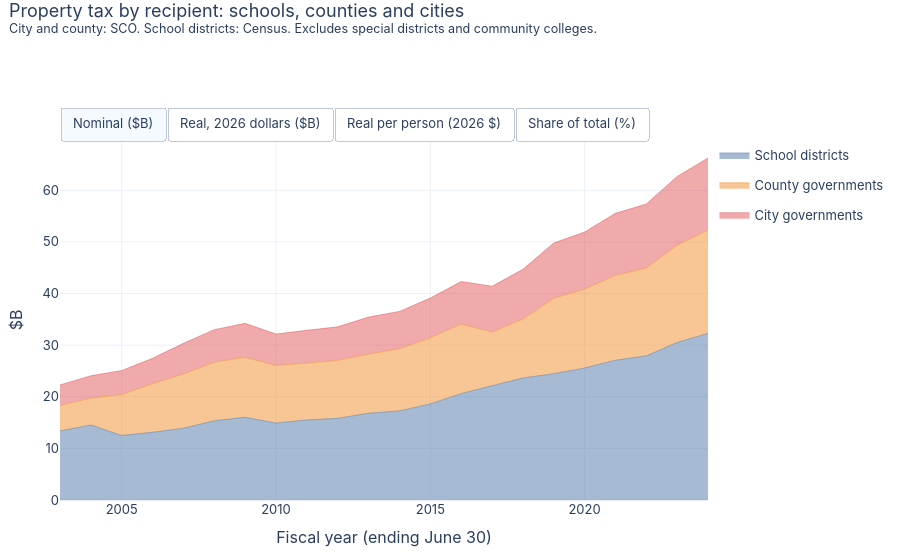

The notebook cell this image was saved under:
### Markdown cell above
## Property tax by recipient
Property tax collected by each kind of local government, 2003 on. The school-district series is from the Census (see the school page); city and county are SCO. Special districts (fire, water, parks) and community colleges also get property tax but are not separable in the data used here, so the total is understated. 'Property tax in lieu of VLF' is excluded.

### Code cell
sch = pd.read_csv(PROCESSED / "school_finance.csv")
pt = pd.concat([
    lt[lt.tax_type == "Property tax"].assign(recipient=lambda x: x.govt + " governments")[["fy", "recipient", "amount_k"]],
    sch[(sch.kind == "revenue") & (sch.group == "Local property tax")].assign(recipient="School districts")[["fy", "recipient", "amount_k"]],
])
pt = add_views(pt[pt.fy >= 2003])
stacked_area_toggle(pt, "recipient", "Property tax by recipient: schools, counties and cities",
                    "City and county: SCO. School districts: Census. Excludes special districts and community colleges.",
                    order=["School districts", "County governments", "City governments"]).show()

### Figure 1 — Plotly figure (JSON) as saved in the notebook; plotly's stock layout.template omitted (floating-point values rounded to 4 significant figures)
{"data": [{"hovertemplate": "%{y:,.1f}", "legendgroup": "School districts", "line": {"color": "#4e79a7", "width": 0.5}, "mode": "lines", "name": "School districts", "showlegend": true, "stackgroup": "one", "type": "scatter", "visible": true, "x": [2003, 2004, 2005, 2006, 2007, 2008, 2009, 2010, 2011, 2012, 2013, 2014, 2015, 2016, 2017, 2018, 2019, 2020, 2021, 2022, 2023, 2024], "y": [13.38, 14.53, 12.5, 13.12, 13.9, 15.34, 16.04, 14.9, 15.52, 15.83, 16.81, 17.26, 18.61, 20.61, 22.14, 23.64, 24.47, 25.57, 27.07, 27.93, 30.52, 32.28]}, {"hovertemplate": "%{y:,.1f}", "legendgroup": "County governments", "line": {"color": "#f28e2b", "width": 0.5}, "mode": "lines", "name": "County governments", "showlegend": true, "stackgroup": "one", "type": "scatter", "visible": true, "x": [2003, 2004, 2005, 2006, 2007, 2008, 2009, 2010, 2011, 2012, 2013, 2014, 2015, 2016, 2017, 2018, 2019, 2020, 2021, 2022, 2023, 2024], "y": [4.909, 5.229, 7.956, 9.426, 10.53, 11.37, 11.61, 11.17, 11.01, 11.24, 11.48, 12.04, 12.82, 13.5, 10.4, 11.41, 14.62, 15.3, 16.46, 17.04, 18.84, 20.03]}, {"hovertemplate": "%{y:,.1f}", "legendgroup": "City governments", "line": {"color": "#e15759", "width": 0.5}, "mode": "lines", "name": "City governments", "showlegend": true, "stackgroup": "one", "type": "scatter", "visible": true, "x": [2003, 2004, 2005, 2006, 2007, 2008, 2009, 2010, 2011, 2012, 2013, 2014, 2015, 2016, 2017, 2018, 2019, 2020, 2021, 2022, 2023, 2024], "y": [4.017, 4.296, 4.618, 4.902, 5.92, 6.288, 6.576, 6.071, 6.352, 6.48, 7.149, 7.245, 7.69, 8.216, 8.874, 9.631, 10.7, 11.04, 12.0, 12.36, 13.33, 13.95]}, {"hovertemplate": "%{y:,.1f}", "legendgroup": "School districts", "line": {"color": "#4e79a7", "width": 0.5}, "mode": "lines", "name": "School districts", "showlegend": false, "stackgroup": "one", "type": "scatter", "visible": false, "x": [2003, 2004, 2005, 2006, 2007, 2008, 2009, 2010, 2011, 2012, 2013, 2014, 2015, 2016, 2017, 2018, 2019, 2020, 2021, 2022, 2023, 2024], "y": [24.07, 25.59, 21.36, 21.6, 22.31, 23.75, 24.48, 22.53, 23.0, 22.79, 23.8, 24.06, 25.76, 28.34, 29.89, 31.22, 31.65, 32.56, 33.71, 32.44, 33.37, 34.17]}, {"hovertemplate": "%{y:,.1f}", "legendgroup": "County governments", "line": {"color": "#f28e2b", "width": 0.5}, "mode": "lines", "name": "County governments", "showlegend": false, "stackgroup": "one", "type": "scatter", "visible": false, "x": [2003, 2004, 2005, 2006, 2007, 2008, 2009, 2010, 2011, 2012, 2013, 2014, 2015, 2016, 2017, 2018, 2019, 2020, 2021, 2022, 2023, 2024], "y": [8.832, 9.206, 13.6, 15.52, 16.9, 17.6, 17.72, 16.88, 16.31, 16.18, 16.25, 16.79, 17.74, 18.57, 14.04, 15.07, 18.91, 19.48, 20.49, 19.8, 20.6, 21.2]}, {"hovertemplate": "%{y:,.1f}", "legendgroup": "City governments", "line": {"color": "#e15759", "width": 0.5}, "mode": "lines", "name": "City governments", "showlegend": false, "stackgroup": "one", "type": "scatter", "visible": false, "x": [2003, 2004, 2005, 2006, 2007, 2008, 2009, 2010, 2011, 2012, 2013, 2014, 2015, 2016, 2017, 2018, 2019, 2020, 2021, 2022, 2023, 2024], "y": [7.228, 7.563, 7.892, 8.074, 9.503, 9.732, 10.04, 9.176, 9.415, 9.33, 10.12, 10.1, 10.65, 11.3, 11.98, 12.72, 13.84, 14.06, 14.94, 14.36, 14.58, 14.76]}, {"hovertemplate": "%{y:,.0f}", "legendgroup": "School districts", "line": {"color": "#4e79a7", "width": 0.5}, "mode": "lines", "name": "School districts", "showlegend": false, "stackgroup": "one", "type": "scatter", "visible": false, "x": [2003, 2004, 2005, 2006, 2007, 2008, 2009, 2010, 2011, 2012, 2013, 2014, 2015, 2016, 2017, 2018, 2019, 2020, 2021, 2022, 2023, 2024], "y": [686.4, 722.5, 598.3, 601.3, 617.4, 651.9, 665.6, 606.5, 613.7, 603.1, 624.6, 626.3, 664.9, 726.2, 761.6, 792.6, 802.6, 824.7, 856.9, 828.9, 852.4, 870.0]}, {"hovertemplate": "%{y:,.0f}", "legendgroup": "County governments", "line": {"color": "#f28e2b", "width": 0.5}, "mode": "lines", "name": "County governments", "showlegend": false, "stackgroup": "one", "type": "scatter", "visible": false, "x": [2003, 2004, 2005, 2006, 2007, 2008, 2009, 2010, 2011, 2012, 2013, 2014, 2015, 2016, 2017, 2018, 2019, 2020, 2021, 2022, 2023, 2024], "y": [251.9, 260.0, 380.9, 432.1, 467.8, 483.3, 481.9, 454.6, 435.3, 428.1, 426.6, 436.9, 458.0, 475.7, 357.8, 382.5, 479.6, 493.5, 521.0, 505.8, 526.0, 539.8]}, {"hovertemplate": "%{y:,.0f}", "legendgroup": "City governments", "line": {"color": "#e15759", "width": 0.5}, "mode": "lines", "name": "City governments", "showlegend": false, "stackgroup": "one", "type": "scatter", "visible": false, "x": [2003, 2004, 2005, 2006, 2007, 2008, 2009, 2010, 2011, 2012, 2013, 2014, 2015, 2016, 2017, 2018, 2019, 2020, 2021, 2022, 2023, 2024], "y": [206.2, 213.6, 221.1, 224.7, 263.0, 267.2, 272.9, 247.1, 251.2, 246.9, 265.7, 262.9, 274.8, 289.5, 305.3, 322.9, 351.0, 356.0, 379.9, 367.0, 372.4, 375.9]}, {"hovertemplate": "%{y:.1f}", "legendgroup": "School districts", "line": {"color": "#4e79a7", "width": 0.5}, "mode": "lines", "name": "School districts", "showlegend": false, "stackgroup": "one", "type": "scatter", "visible": false, "x": [2003, 2004, 2005, 2006, 2007, 2008, 2009, 2010, 2011, 2012, 2013, 2014, 2015, 2016, 2017, 2018, 2019, 2020, 2021, 2022, 2023, 2024], "y": [59.98, 60.41, 49.85, 47.79, 45.8, 46.49, 46.86, 46.36, 47.2, 47.19, 47.43, 47.23, 47.57, 48.69, 53.46, 52.91, 49.14, 49.26, 48.75, 48.71, 48.69, 48.72]}, {"hovertemplate": "%{y:.1f}", "legendgroup": "County governments", "line": {"color": "#f28e2b", "width": 0.5}, "mode": "lines", "name": "County governments", "showlegend": false, "stackgroup": "one", "type": "scatter", "visible": false, "x": [2003, 2004, 2005, 2006, 2007, 2008, 2009, 2010, 2011, 2012, 2013, 2014, 2015, 2016, 2017, 2018, 2019, 2020, 2021, 2022, 2023, 2024], "y": [22.01, 21.73, 31.73, 34.35, 34.7, 34.46, 33.93, 34.75, 33.48, 33.5, 32.39, 32.94, 32.77, 31.9, 25.11, 25.54, 29.37, 29.48, 29.64, 29.72, 30.05, 30.23]}, {"hovertemplate": "%{y:.1f}", "legendgroup": "City governments", "line": {"color": "#e15759", "width": 0.5}, "mode": "lines", "name": "City governments", "showlegend": false, "stackgroup": "one", "type": "scatter", "visible": false, "x": [2003, 2004, 2005, 2006, 2007, 2008, 2009, 2010, 2011, 2012, 2013, 2014, 2015, 2016, 2017, 2018, 2019, 2020, 2021, 2022, 2023, 2024], "y": [18.01, 17.86, 18.42, 17.86, 19.51, 19.05, 19.21, 18.89, 19.32, 19.32, 20.18, 19.83, 19.66, 19.41, 21.43, 21.55, 21.49, 21.26, 21.61, 21.57, 21.27, 21.05]}], "layout": {"font": {"family": "-apple-system, Segoe UI, sans-serif", "size": 13}, "height": 560, "hovermode": "x unified", "legend": {"orientation": "v", "x": 1.01}, "margin": {"b": 60, "l": 60, "r": 20, "t": 140}, "title": {"text": "Property tax by recipient: schools, counties and cities<br><sup>City and county: SCO. School districts: Census. Excludes special districts and community colleges.</sup>", "x": 0.01, "y": 0.97, "yanchor": "top"}, "updatemenus": [{"buttons": [{"args": [{"visible": [true, true, true, false, false, false, false, false, false, false, false, false]}, {"yaxis.title.text": "$B"}], "label": "Nominal ($B)", "method": "update"}, {"args": [{"visible": [false, false, false, true, true, true, false, false, false, false, false, false]}, {"yaxis.title.text": "$B"}], "label": "Real, 2026 dollars ($B)", "method": "update"}, {"args": [{"visible": [false, false, false, false, false, false, true, true, true, false, false, false]}, {"yaxis.title.text": "$ per person"}], "label": "Real per person (2026 $)", "method": "update"}, {"args": [{"visible": [false, false, false, false, false, false, false, false, false, true, true, true]}, {"yaxis.title.text": "%"}], "label": "Share of total (%)", "method": "update"}], "direction": "right", "showactive": true, "type": "buttons", "x": 0, "xanchor": "left", "y": 1.0, "yanchor": "bottom"}], "xaxis": {"title": {"text": "Fiscal year (ending June 30)"}}, "yaxis": {"title": {"text": "$B"}}}}
